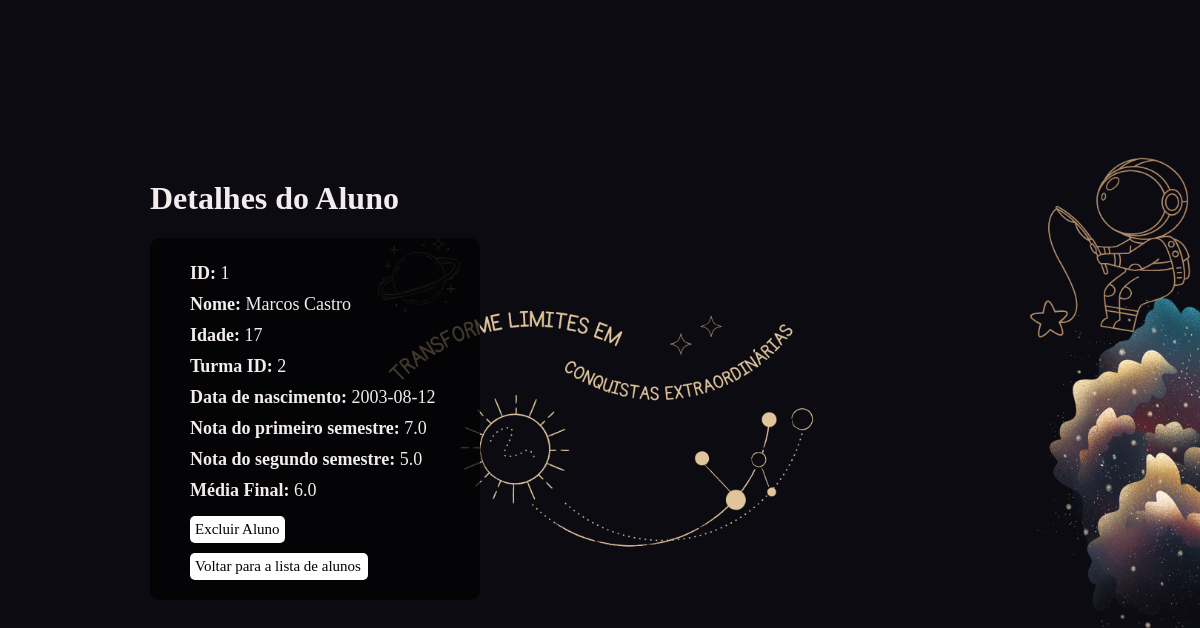
The app's page /alunos/1, older data.
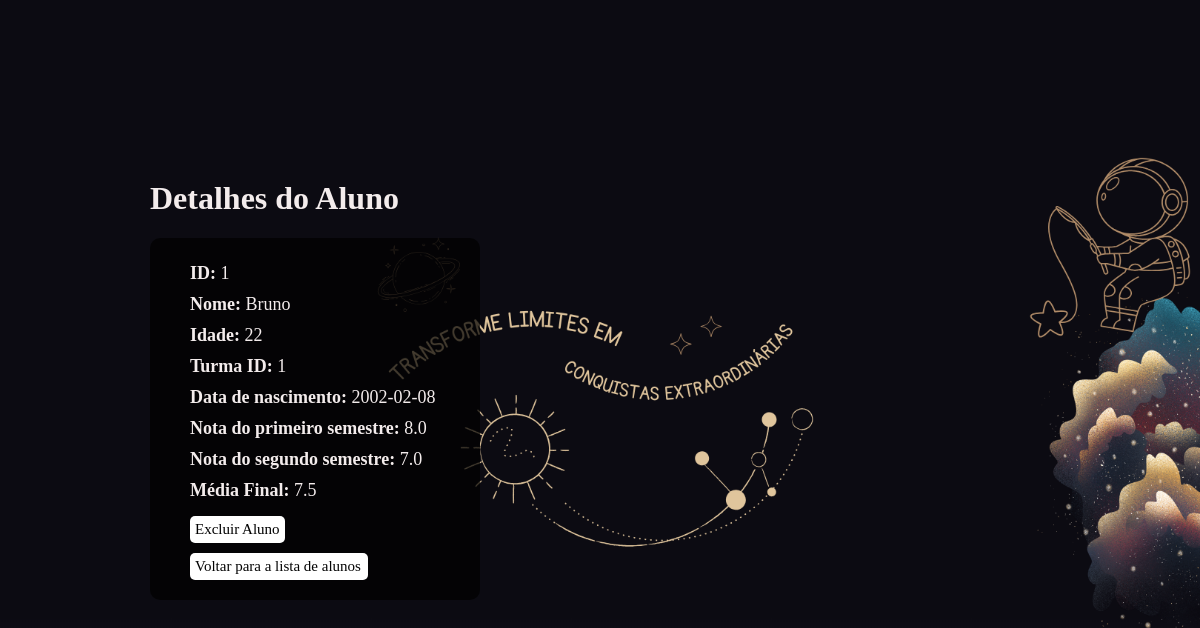
The same page, newer data.
### alunos/alunos_model.py (models this page shows, shortened)
class Aluno(db.Model):
    id = db.Column(db.Integer, primary_key=True)
    nome = db.Column(db.String(100), nullable=False)
    idade = db.Column(db.Integer, nullable=False)
    turma_id = db.Column(db.Integer, db.ForeignKey('turma.id'), nullable=False)
    data_nascimento = db.Column(db.Date, nullable=False)
    nota_primeiro_semestre = db.Column(db.Float, nullable=True, default=0.0)
    nota_segundo_semestre = db.Column(db.Float, nullable=True, default=0.0)
    media_final = db.Column(db.Float, nullable=True, default=None)
    turma = db.relationship('Turma', backref ='alunos')
    def to_dict(self):
        return {
            'id': self.id,
            'nome': self.nome,
            'idade': self.idade,
            'turma_id': self.turma_id,
            'data_nascimento': self.data_nascimento.strftime("%Y-%m-%d"),
            'nota_primeiro_semestre': self.nota_primeiro_semestre,
            'nota_segundo_semestre': self.nota_segundo_semestre,
            'media_final': self.media_final
        }

### alunos/alunos_routes.py (the view)
@alunos_blueprint.route('/alunos/<int:id_aluno>', methods=['GET'])
def get_aluno(id_aluno):
    try:
        aluno = aluno_por_id(id_aluno)
        return render_template('aluno_id.html', aluno=aluno)
    except AlunoNaoEncontrado:
        return jsonify({'message': 'Aluno não encontrado'}), 404

### alunos/alunos_model.py (called while the page is built)
def aluno_por_id(id_aluno):
    aluno = Aluno.query.get(id_aluno)
    if not aluno:
        raise AlunoNaoEncontrado
    return aluno.to_dict()

### templates/aluno_id.html (shortened to what this page needs)
<!DOCTYPE html>
<html lang="pt-BR">
<head>
  <link rel="stylesheet" href="{{ url_for('static', filename='CSS/detalhes.css')}}"/>
</head>
<body>
  <h1>Detalhes do Aluno</h1>
  <div class="detalhes">
    <p><strong>ID:</strong> {{ aluno.id }}</p>
    <p><strong>Nome:</strong> {{ aluno.nome }}</p>
    <p><strong>Idade:</strong> {{ aluno.idade }}</p>
    <p><strong>Turma ID:</strong> {{ aluno.turma_id }}</p>
    <p><strong>Data de nascimento:</strong> {{ aluno.data_nascimento }}</p>
    <p><strong>Nota do primeiro semestre:</strong> {{ aluno.nota_primeiro_semestre }}</p>
    <p><strong>Nota do segundo semestre:</strong> {{ aluno.nota_segundo_semestre }}</p>
    <p><strong>Média Final:</strong> {{ aluno.media_final }}</p>
    <form id="delete-form" action="{{ url_for('alunos.delete_aluno', id_aluno=aluno.id) }}" method="POST">
      <button type="submit">Excluir Aluno</button>
    </form>
    <a href="{{ url_for('alunos.get_alunos') }}">Voltar para a lista de alunos</a>
  </div>
</body>
</html>

### static/CSS/detalhes.css (style rules this page uses)
body { display:flex; flex-direction: column; background-image: url('/static/ImagemCSS/preto\ e\ ouro.png'); background-size: cover; background-position: center; background-repeat: no-repeat; height: 100vh; margin: 0; padding-left: 150px; }
h1 { color: #f3ecec; margin-top: 180px; }
.detalhes { display: flex; flex-direction: column; align-items: flex-start; color: #f3ecec; background-color: rgba(0, 0, 0, 0.7); padding: 20px 40px; border-radius: 10px; max-width: 250px; }
.detalhes p { margin: 5px 0; font-size: 18px; color: #f3ecec; }
a { color: #040404; text-decoration:none; margin-top: 10px; width: 67%; padding: 5px; border: none; background-color:white; font-size: 15px; cursor: pointer; border-radius: 5px; }
button { width: 100%; padding: 5px; border: none; background-color: white; color: black; font-size: 15px; cursor: pointer; border-radius: 5px; margin-top: 10px; font-family:'Times New Roman', Times, serif; }

Row changes from the older to the newer data that the page shows:
changed Aluno: nome "Marcos Castro" → "Bruno"; nota_primeiro_semestre "7.0" → "8.0"; nota_segundo_semestre "5.0" → "7.0"; media_final "6.0" → "7.5"
Text that changed along with them:
{{ aluno.idade }}: "17" → "22"
{{ aluno.turma_id }}: "2" → "1"
{{ aluno.data_nascimento }}: "2003-08-12" → "2002-02-08"
